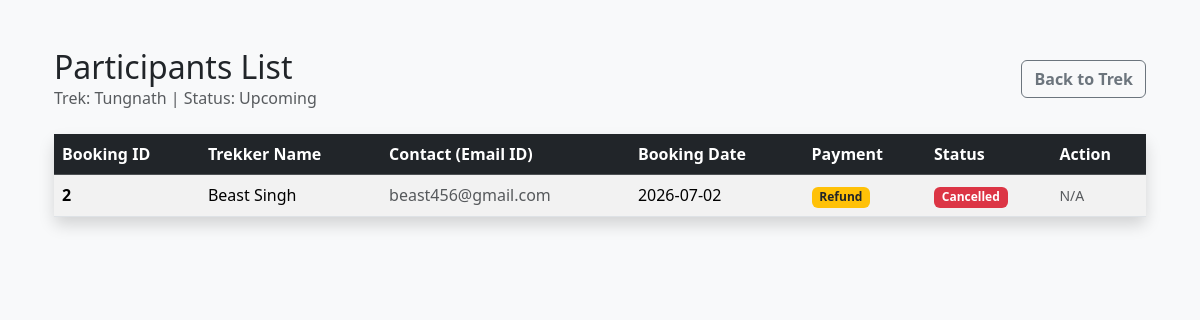
The page /staff/manage_participants/2 (signed in) on the database its author committed.
### app/models.py (models this page shows)
class Trek(db.Model):
    __tablename__ = "treks"
    id = db.Column(db.Integer, primary_key=True)
    trek_name = db.Column(db.String(200), nullable=False)
    assigned_staff_id = db.Column(db.Integer, db.ForeignKey('users.id'), nullable=False)
    location = db.Column(db.String(100), nullable=False)
    difficulty = db.Column(db.String(50), nullable=False)
    duration = db.Column(db.Integer, nullable=False)
    available_slots = db.Column(db.Integer, nullable=False)
    status = db.Column(db.String(30), nullable=False)
    start_date = db.Column(db.DateTime, nullable=False)
    end_date = db.Column(db.DateTime, nullable=False)
    bookings = db.relationship('Booking', backref='trek', lazy=True, cascade='all, delete-orphan')
    assigned_staff = db.relationship('User', foreign_keys=[assigned_staff_id])

class Booking(db.Model):
    __tablename__ = 'bookings'
    id = db.Column(db.Integer, primary_key=True)
    user_id = db.Column(db.Integer, db.ForeignKey('users.id'), nullable=False)
    trek_id = db.Column(db.Integer, db.ForeignKey('treks.id'), nullable=False)
    booking_status = db.Column(db.String(20), default='Confirmed')
    payment_status = db.Column(db.String(20), default='Pending')
    booking_date = db.Column(db.DateTime, default=lambda: datetime.now(timezone.utc)) # using datetime.now(timezone.utc) with lambda, this will act as a function and every time a new row is inserted it will automatically take the correct time

class User(db.Model):
    __tablename__ = "users"
    id = db.Column(db.Integer, primary_key=True)
    username = db.Column(db.String(80), unique=True, nullable=False)
    email_id = db.Column(db.String(120), nullable=False)
    password_hash = db.Column(db.String(256), unique=True, nullable=False)
    name = db.Column(db.String(80), nullable=False)
    role = db.Column(db.String(20), nullable=False)
    is_blacklisted = db.Column(db.Boolean, default=False)
    staff_profile = db.relationship('StaffProfile', backref='user', uselist=False, cascade='all, delete-orphan') # userlist =False strictly enforces a 1-to-1 relatiosnhip b/w users and staff_profiles table
    bookings = db.relationship('Booking', backref='trekker', lazy=True) # lazy=True Parameter is used tell SQLAlchemy that until i specifically state a python code like user.bookings do not run SQL Query

### app/routes/staff.py (the view)
@staff_bp.route('/manage_participants/<int:trek_id>')
def manage_participants(trek_id):
    trek = models.Trek.query.filter_by(id=trek_id, assigned_staff_id=session['user_id']).first_or_404()
    bookings = models.Booking.query.join(models.User).filter(models.Booking.trek_id==trek_id).all()
    return render_template('/staff/assigned_treks/manage_participants.html', trek=trek, bookings=bookings)

### app/routes/staff.py (called while the page is built)
@staff_bp.before_request
def staff_hold():
    if 'user_id' not in session or session.get('role') != 'Staff':
        flash("Unauthorized Access, relogin", "danger")
        return redirect(url_for('auth.login'))
    current_staff_user = models.User.query.get(session['user_id']) # Searches using Primary ID helps with performance boost
    if current_staff_user.staff_profile.status == "Pending_Active":
        allowed_endpoints = ['staff.update_profile', 'auth.logout']
        if request.endpoint not in allowed_endpoints:
            flash("You must finalize your profile first", "warning")
            return redirect(url_for('staff.update_profile'))

### app/templates/staff/assigned_treks/manage_participants.html (shortened to what this page needs)
{% extends "base.html" %}
{% block content %}
<div class="container mt-4">
    <div class="d-flex justify-content-between align-items-center mb-4">
        <div>
            <h2 class="mb-0">Participants List</h2>
            <p class="text-muted mb-0">Trek: {{ trek.trek_name }} | Status: {{ trek.status }}</p>
        </div>
        <a href="{{ url_for('staff.manage_treks', trek_id=trek.id) }}" class="btn btn-outline-secondary fw-bold">Back to Trek</a>
    </div>
    <div class="card shadow border-0">
        <div class="card-body p-0">
            <div class="table-responsive">
                <table class="table table-hover table-striped mb-0">
                    <thead class="table-dark">
                        <tr>
                            <th>Booking ID</th>
                            <th>Trekker Name</th>
                            <th>Contact (Email ID)</th>
                            <th>Booking Date</th>
                            <th>Payment</th>
                            <th>Status</th>
                            <th>Action</th>
                        </tr>
                    </thead>
                    <tbody>
                        {% for booking in bookings %}
                        <tr>
                            <td class="align-middle fw-bold">{{ booking.id }}</td>
                            <td class="align-middle">{{ booking.trekker.name }}</td>
                            <td class="align-middle text-muted">{{ booking.trekker.email_id }}</td>
                            <td class="align-middle">{{ booking.booking_date.strftime('%Y-%m-%d') }}</td>
                            <td class="align-middle">
                                {% if booking.payment_status == 'Completed' %}
                                    <span class="badge bg-success">Paid</span>
                                {% elif booking.payment_status == 'Pending' %}
                                    <span class="badge bg-warning text-dark">Pending</span>
                                {% elif booking.payment_status == 'Forfeited' %}
                                    <span class="badge bg-danger text-white">Forfeited</span>
                                {% elif booking.payment_status == 'Refund' %}
                                    <span class="badge bg-warning text-dark">Refund</span>
                                {% endif %}
                            </td>
                            <td class="align-middle">
                                {% if booking.booking_status == 'Confirmed' %}
                                    <span class="badge bg-primary">Confirmed</span>
                                {% elif booking.booking_status == 'Completed' %}
                                    <span class="badge bg-success">Completed</span>
                                {% else %}
                                    <span class="badge bg-danger">Cancelled</span>
                                {% endif %}
                            </td>
                            <td class="align-middle">
                                {% if booking.booking_status == 'Confirmed' and trek.status != 'Completed' %}
                                    <form action="{{ url_for('staff.cancel_participant', booking_id=booking.id) }}" method="POST" class="d-inline">
                                        <button type="submit" class="btn btn-sm btn-outline-danger fw-bold">
                                            Mark Absent
                                        </button>
                                    </form>
                                {% else %}
                                    <span class="text-muted small">N/A</span>
                                {% endif %}
                            </td>
                        </tr>
                        {% else %}
                        <tr>
                            <td colspan="7" class="text-center py-5 text-muted">
                               Currently no participants for this Trek.
                            </td>
                        </tr>
                        {% endfor %}
                    </tbody>
                </table>
            </div>
        </div>
    </div>
</div>
{% endblock %}

### rows shown on the page
Trek: trek_name "Tungnath", status "Upcoming"
Booking: id "2", trekker.name "Beast Singh", trekker.email_id "beast456@gmail.com", booking_date "2026-07-02", payment_status "Refund", booking_status "Cancelled"
